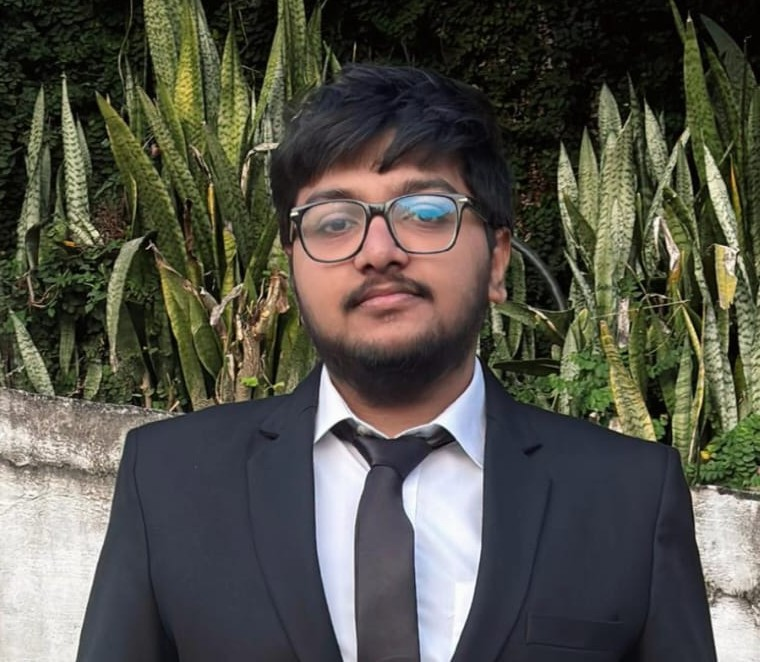
#> input picture all methods/test_image.jpeg, 760 x 662 px
$ python chos.py
#> lines starting #> are read from the running program, lines starting #| are printed output that depends on the picture
import cv2
import numpy as np
import matplotlib.pyplot as plt

def logistic_map(r, x0, size):
    x = np.zeros(size, dtype=np.float32)
    x[0] = x0
    for i in range(1, size):
        x[i] = r * x[i - 1] * (1 - x[i - 1])
    return x

def generate_chaotic_sequence(shape, r=3.99, x0=0.5):
    total_size = np.prod(shape)
    chaotic_seq = logistic_map(r, x0, total_size)
    chaotic_seq = np.floor(chaotic_seq * 256).astype(np.uint8)
    return chaotic_seq.reshape(shape)

def encrypt_image(img, chaotic_seq):
    encrypted = cv2.bitwise_xor(img, chaotic_seq)
    return encrypted

def decrypt_image(encrypted_img, chaotic_seq):
    decrypted = cv2.bitwise_xor(encrypted_img, chaotic_seq)
    return decrypted

def main():
    # Load the image in grayscale for simplicity
    img = cv2.imread('test_image.jpeg', cv2.IMREAD_GRAYSCALE)
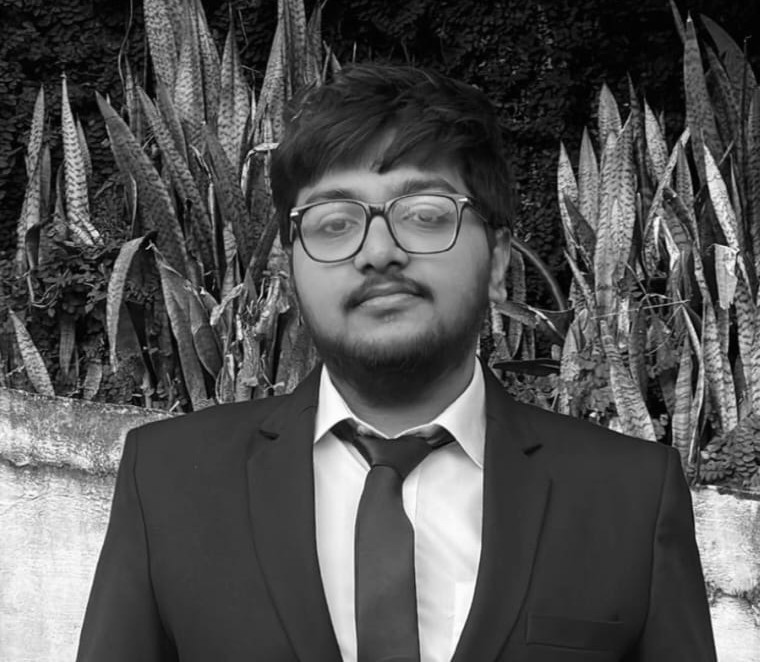
#> img: shape (662, 760); min 0, max 255, mean 82.3
    if img is None:
        print("Image not found. Please place 'sample_image.jpg' in the script directory.")
        return

    # Generate chaotic key stream
    chaotic_seq = generate_chaotic_sequence(img.shape, r=3.99, x0=0.4)

    # Encrypt and Decrypt
    encrypted_img = encrypt_image(img, chaotic_seq)
#> in encrypt_image, `encrypted = cv2.bitwise_xor(img, chaotic_seq)`:
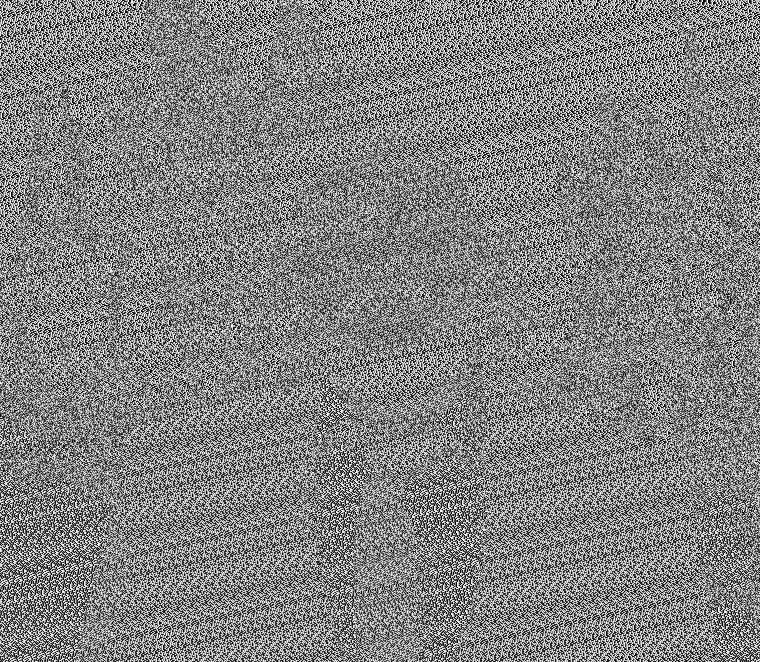
#> encrypted: shape (662, 760); min 0, max 255, mean 129.7
    #chaotic_seq = generate_chaotic_sequence(img.shape, r=3, x0=0.4)
    decrypted_img = decrypt_image(encrypted_img, chaotic_seq)

    # Display results
    plt.figure(figsize=(12, 4))
    plt.subplot(1, 3, 1)
    plt.title("Original Image")
    plt.imshow(img, cmap='gray')
    plt.axis('off')

    plt.subplot(1, 3, 2)
    plt.title("Encrypted Image")
    plt.imshow(encrypted_img, cmap='gray')
    plt.axis('off')

    plt.subplot(1, 3, 3)
    plt.title("Decrypted Image")
    plt.imshow(decrypted_img, cmap='gray')
    plt.axis('off')

    plt.tight_layout()
    plt.show()
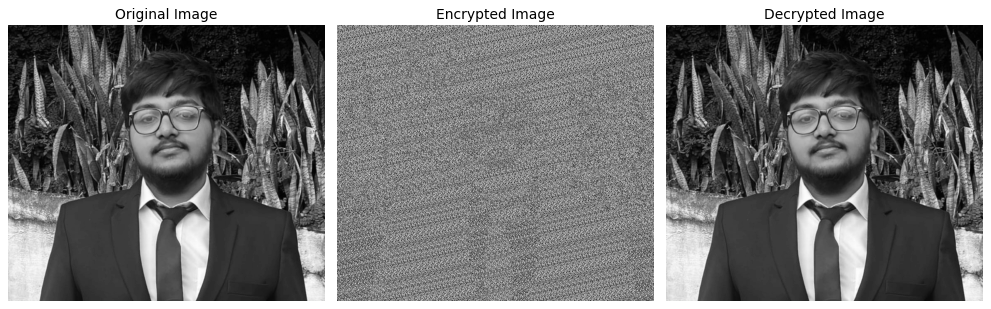
#> figure drawn by matplotlib, 3 panels

if __name__ == "__main__":
    main()
